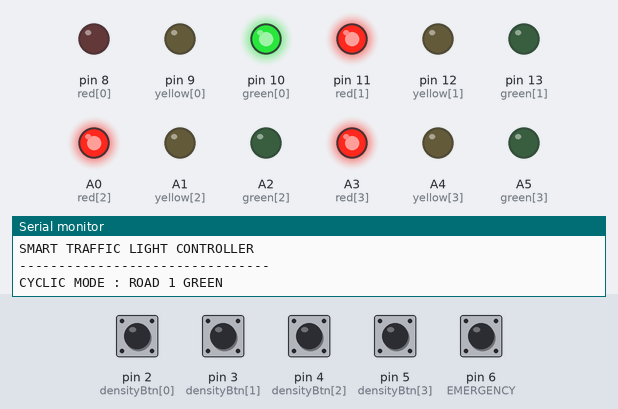
Simulated run of this sketch. Board: Arduino Uno, built with avr-gcc and run on an emulated ATmega328P. Shown: output pins drawn as LEDs (lit = HIGH), the last lines printed to the serial monitor. Dashed ring = blinking. Inputs (shaded band) come from the test bench; at power-on: pin 2 (densityBtn[0]), pin 3 (densityBtn[1]), pin 4 (densityBtn[2]), pin 5 (densityBtn[3]), pin 6 (EMERGENCY) HIGH.

Above: at 1.2 s.
1.3 s: pin 2 (densityBtn[0]) pulled LOW for 0.15 s
At 1.6 s:
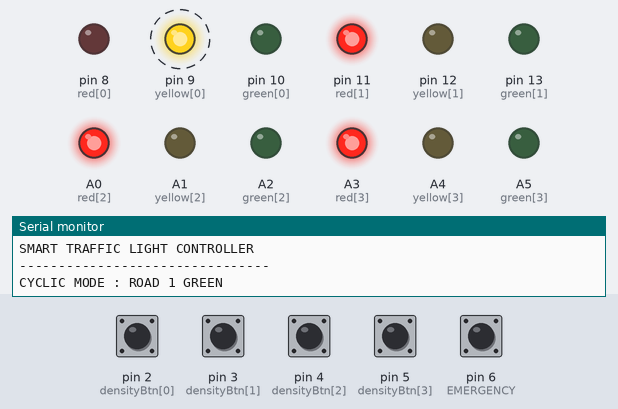
4.4 s: pin 3 (densityBtn[1]) pulled LOW for 0.15 s
At 6.2 s:
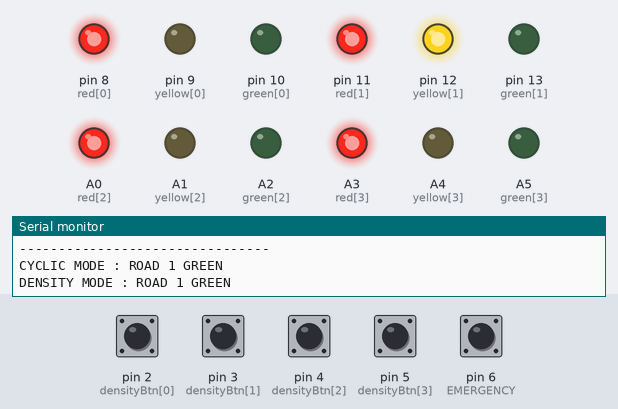
7.5 s: pin 4 (densityBtn[2]) pulled LOW for 0.15 s
At 8.2 s:
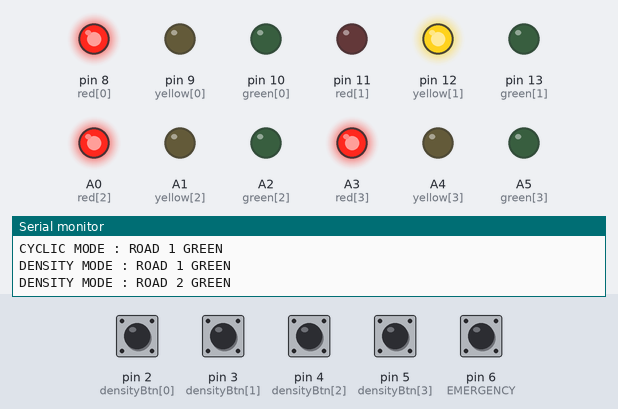
10.6 s: pin 5 (densityBtn[3]) pulled LOW for 0.15 s
At 11.1 s:
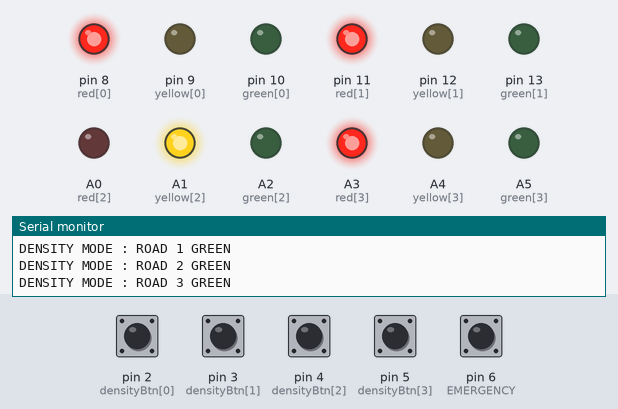
13.7 s: pin 6 (EMERGENCY) pulled LOW for 0.15 s
At 14.4 s:
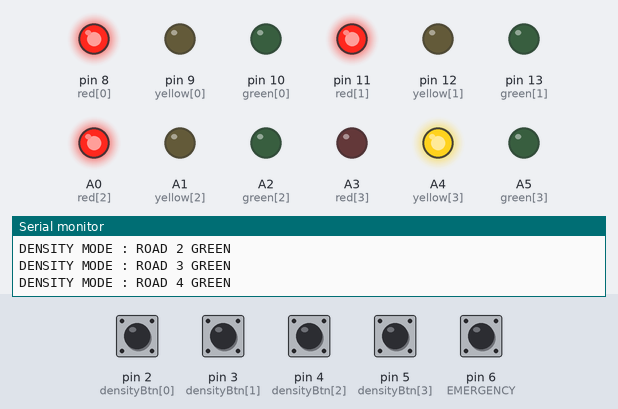
16.1 s: pin 2 (densityBtn[0]) pulled LOW for 1 s
At 18.3 s:
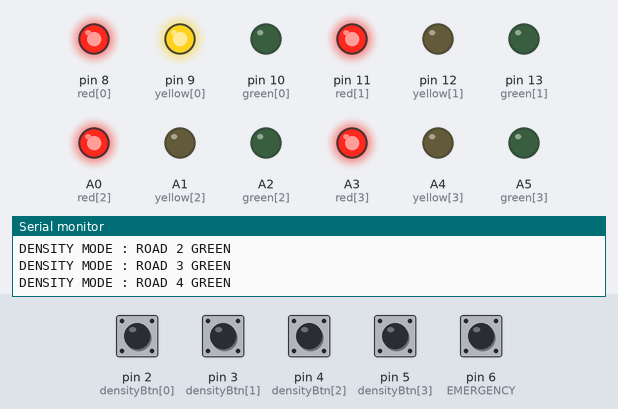
Timing chart, 0 to 19.6 s (numbered marks = the images above; inputs shaded):
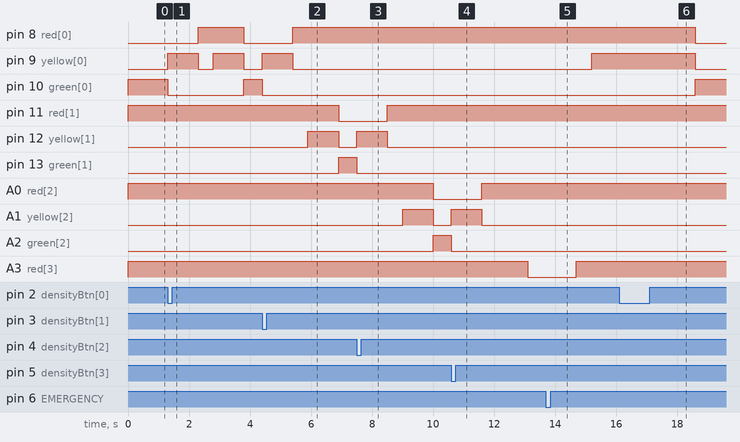

The sketch:

traffic_controller.ino
```cpp
#define EMERGENCY 6

int densityBtn[4] = {2, 3, 4, 5};

int red[] = {8, 11, A0, A3};
int yellow[] = {9, 12, A1, A4};
int green[] = {10, 13, A2, A5};

unsigned long greenTime = 3000;
unsigned long yellowTime = 1000;
unsigned long allRedTime = 500;
unsigned long redYellowTime = 1000;

int currentRoad = 0;
int nextRoad = 0;

unsigned long previousMillis = 0;

enum State { GREEN_STATE, YELLOW_STATE, ALL_RED_STATE, RED_YELLOW_STATE };
State currentState = GREEN_STATE;

enum Mode { CYCLIC, DENSITY, EMERGENCY_MODE };
Mode currentMode = CYCLIC;

bool lastEmergencyState = HIGH;
bool lastDensityState[4] = {HIGH, HIGH, HIGH, HIGH};

void setup() {
  Serial.begin(9600);

  Serial.println("SMART TRAFFIC LIGHT CONTROLLER");
  Serial.println("--------------------------------");

  pinMode(EMERGENCY, INPUT_PULLUP);

  for (int i = 0; i < 4; i++) {
    pinMode(densityBtn[i], INPUT_PULLUP);
    pinMode(red[i], OUTPUT);
    pinMode(yellow[i], OUTPUT);
    pinMode(green[i], OUTPUT);
  }

  activateGreen(currentRoad);
}

void loop() {

  unsigned long currentMillis = millis();

  // -------- EMERGENCY (Immediate Override) --------
  bool emergencyState = digitalRead(EMERGENCY);
  if (lastEmergencyState == HIGH && emergencyState == LOW) {

    currentMode = EMERGENCY_MODE;
    nextRoad = 0;

    // FORCE IMMEDIATE YELLOW
    activateYellow(currentRoad);
    currentState = YELLOW_STATE;
    previousMillis = millis();
  }
  lastEmergencyState = emergencyState;

  // -------- DENSITY (Immediate Override) --------
  for (int i = 0; i < 4; i++) {

    bool currentDensity = digitalRead(densityBtn[i]);

    if (lastDensityState[i] == HIGH && currentDensity == LOW) {

      currentMode = DENSITY;
      nextRoad = i;

      // FORCE IMMEDIATE YELLOW
      activateYellow(currentRoad);
      currentState = YELLOW_STATE;
      previousMillis = millis();
    }

    lastDensityState[i] = currentDensity;
  }

  // -------- STATE MACHINE --------

  switch (currentState) {

    case GREEN_STATE:
      if (currentMillis - previousMillis >= greenTime) {
        nextRoad = (currentRoad + 1) % 4;
        currentMode = CYCLIC;

        activateYellow(currentRoad);
        currentState = YELLOW_STATE;
        previousMillis = millis();
      }
      break;

    case YELLOW_STATE:
      if (currentMillis - previousMillis >= yellowTime) {

        digitalWrite(yellow[currentRoad], LOW);
        digitalWrite(red[currentRoad], HIGH);

        currentState = ALL_RED_STATE;
        previousMillis = currentMillis;
      }
      break;

    case ALL_RED_STATE:
      if (currentMillis - previousMillis >= allRedTime) {

        digitalWrite(red[nextRoad], HIGH);
        digitalWrite(yellow[nextRoad], HIGH);

        currentState = RED_YELLOW_STATE;
        previousMillis = currentMillis;
      }
      break;

    case RED_YELLOW_STATE:
      if (currentMillis - previousMillis >= redYellowTime) {

        digitalWrite(yellow[nextRoad], LOW);
        activateGreen(nextRoad);

        currentRoad = nextRoad;
        currentState = GREEN_STATE;
        previousMillis = currentMillis;
      }
      break;
  }
}

void activateGreen(int road) {

  allRed();

  digitalWrite(red[road], LOW);
  digitalWrite(green[road], HIGH);

  Serial.print(getModeName());
  Serial.print(" MODE : ROAD ");
  Serial.print(road + 1);
  Serial.println(" GREEN");

  previousMillis = millis();
}

void activateYellow(int road) {
  digitalWrite(green[road], LOW);
  digitalWrite(yellow[road], HIGH);
}

void allRed() {
  for (int i = 0; i < 4; i++) {
    digitalWrite(red[i], HIGH);
    digitalWrite(yellow[i], LOW);
    digitalWrite(green[i], LOW);
  }
}

String getModeName() {
  if (currentMode == CYCLIC) return "CYCLIC";
  if (currentMode == DENSITY) return "DENSITY";
  if (currentMode == EMERGENCY_MODE) return "EMERGENCY";
  return "";
}
```

Measured:
- after the input at 1.3 s, pin 8 (red[0]): LOW → HIGH after 1.0 s instead of 2.7 s; pin 10 (green[0]): HIGH → LOW after 0.00 s instead of 1.7 s
- after the input at 4.4 s, pin 8 (red[0]): LOW → HIGH after 1.0 s; pin 9 (yellow[0]): LOW → HIGH after 0.00 s instead of 2.4 s; pin 10 (green[0]): HIGH → LOW after 0.00 s instead of 2.4 s; pin 11 (red[1]): HIGH → LOW after 2.5 s; pin 12 (yellow[1]): LOW → HIGH after 1.5 s, → LOW 1.0 s later
- after the input at 7.5 s, pin 11 (red[1]): LOW → HIGH after 1.0 s; pin 12 (yellow[1]): LOW → HIGH after 0.00 s instead of 2.4 s; pin 13 (green[1]): HIGH → LOW after 0.00 s instead of 2.4 s; A0 (red[2]): HIGH → LOW after 2.5 s; A1 (yellow[2]): LOW → HIGH after 1.5 s, → LOW 1.0 s later
- after the input at 10.6 s, A0 (red[2]): LOW → HIGH after 1.0 s; A1 (yellow[2]): LOW → HIGH after 0.00 s instead of 2.4 s; A2 (green[2]): HIGH → LOW after 0.00 s instead of 2.4 s; A3 (red[3]): HIGH → LOW after 2.5 s; A4 (yellow[3]): LOW → HIGH after 1.5 s, → LOW 1.0 s later
- after the input at 13.7 s, pin 9 (yellow[0]): LOW → HIGH after 1.5 s; A3 (red[3]): LOW → HIGH after 1.0 s; A4 (yellow[3]): LOW → HIGH after 0.00 s instead of 2.4 s; A5 (green[3]): HIGH → LOW after 0.00 s instead of 2.4 s
- after the input at 16.1 s, pin 8 (red[0]): HIGH → LOW after 2.5 s instead of 0.10 s; A4 (yellow[3]): LOW → HIGH at once, → LOW 1.0 s later
- by itself, pin 9 (yellow[0]): alternates HIGH for 1.0 s and LOW for 0.50 s
